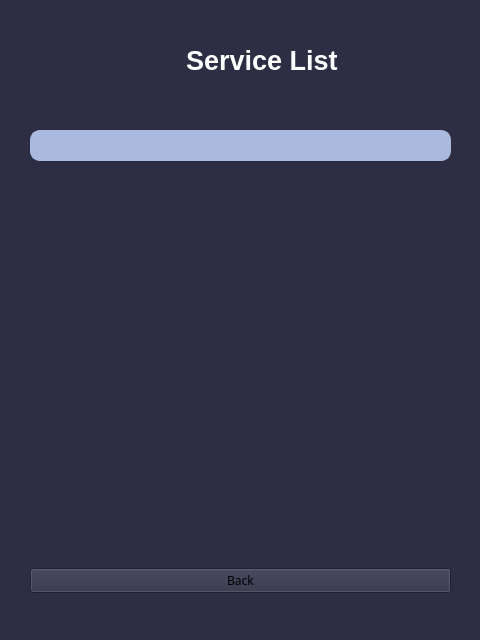
<?xml version="1.0" encoding="UTF-8"?>
<ui version="4.0">
 <class>MainWindow</class>
 <widget class="QMainWindow" name="MainWindow">
  <property name="geometry">
   <rect>
    <x>0</x>
    <y>0</y>
    <width>480</width>
    <height>640</height>
   </rect>
  </property>
  <property name="windowTitle">
   <string>Menu Utama</string>
  </property>
  <property name="styleSheet">
   <string notr="true">background-color: #2D2E43;</string>
  </property>
  <widget class="QWidget" name="centralwidget">
   <widget class="QComboBox" name="Combobox">
    <property name="geometry">
     <rect>
      <x>30</x>
      <y>130</y>
      <width>421</width>
      <height>31</height>
     </rect>
    </property>
    <property name="styleSheet">
     <string notr="true">QComboBox {
    background-color: #aabade;
    border: 2px solid #aabade;
    border-radius: 10px;
    padding: 8px 16px;
    font-size: 16px;
    min-width: 150px;
    color: #ffffff;  /* Text color */
    selection-background-color: #aabade;
}

QComboBox::drop-down {
    background-color: #aabade;
    border: none;
    width: 30px;
    border-top-right-radius: 10px;
    border-bottom-right-radius: 10px;
}

QComboBox::down-arrow {
    image: url(down_arrow.png);
    width: 15px;
    height: 15px;
}

QComboBox QAbstractItemView {
    border: 1px solid #ccc;
    border-radius: 5px;
    background-color: #2D2E43;  /* Item view background color */
    selection-background-color: #aabade;
    selection-color: #ffffff;  /* Item view text color */
    min-width: 150px;
    font-size: 16px;
}</string>
    </property>
   </widget>
   <widget class="QWidget" name="verticalLayoutWidget">
    <property name="geometry">
     <rect>
      <x>30</x>
      <y>170</y>
      <width>431</width>
      <height>381</height>
     </rect>
    </property>
    <layout class="QVBoxLayout" name="verticalLayout"/>
   </widget>
   <widget class="QWidget" name="horizontalLayoutWidget">
    <property name="geometry">
     <rect>
      <x>30</x>
      <y>560</y>
      <width>421</width>
      <height>41</height>
     </rect>
    </property>
    <layout class="QHBoxLayout" name="horizontalLayout">
     <item>
      <widget class="QPushButton" name="push_back">
       <property name="font">
        <font>
         <family>Roboto Slab</family>
         <pointsize>9</pointsize>
         <weight>50</weight>
         <bold>false</bold>
        </font>
       </property>
       <property name="styleSheet">
        <string notr="true">/* PUSH BUTTON */
QPushButton {
    background-color: rgb(80, 80, 122);
    color: white;
    border: none;
    border-radius: 7px;
    padding: 10px 20px;
}

QPushButton:hover {
	background-color: rgb(245, 154, 182);
}

QPushButton:pressed {
    background-color: rgb(109, 68, 81);
}

color: rgb(255, 255, 255);</string>
       </property>
       <property name="text">
        <string>Back</string>
       </property>
      </widget>
     </item>
    </layout>
   </widget>
   <widget class="QWidget" name="horizontalLayoutWidget_2">
    <property name="geometry">
     <rect>
      <x>30</x>
      <y>20</y>
      <width>431</width>
      <height>81</height>
     </rect>
    </property>
    <layout class="QHBoxLayout" name="horizontalLayout_2">
     <item>
      <widget class="QLabel" name="logo_sparepart">
       <property name="maximumSize">
        <size>
         <width>150</width>
         <height>16777215</height>
        </size>
       </property>
       <property name="text">
        <string/>
       </property>
      </widget>
     </item>
     <item>
      <widget class="QLabel" name="label">
       <property name="text">
        <string>&lt;html&gt;&lt;head/&gt;&lt;body&gt;&lt;p&gt;&lt;span style=&quot; font-size:20pt; font-weight:600; color:#ffffff;&quot;&gt;Service List&lt;/span&gt;&lt;/p&gt;&lt;/body&gt;&lt;/html&gt;</string>
       </property>
      </widget>
     </item>
    </layout>
   </widget>
  </widget>
  <widget class="QStatusBar" name="statusbar"/>
 </widget>
 <resources>
  <include location="../Pictures/Pictures.qrc"/>
  <include location="../Pictures/feather/icon_resources.qrc"/>
 </resources>
 <connections/>
</ui>
